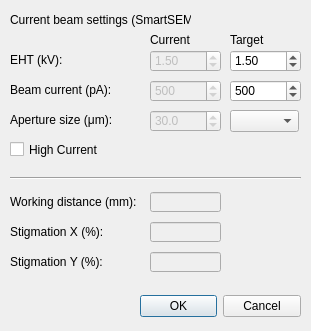
<?xml version="1.0" encoding="UTF-8"?>
<ui version="4.0">
 <class>SEMSettings</class>
 <widget class="QDialog" name="SEMSettings">
  <property name="windowModality">
   <enum>Qt::ApplicationModal</enum>
  </property>
  <property name="geometry">
   <rect>
    <x>0</x>
    <y>0</y>
    <width>311</width>
    <height>331</height>
   </rect>
  </property>
  <property name="sizePolicy">
   <sizepolicy hsizetype="Preferred" vsizetype="Preferred">
    <horstretch>0</horstretch>
    <verstretch>0</verstretch>
   </sizepolicy>
  </property>
  <property name="windowTitle">
   <string>SEM Beam Settings</string>
  </property>
  <property name="layoutDirection">
   <enum>Qt::LeftToRight</enum>
  </property>
  <widget class="QDialogButtonBox" name="buttonBox">
   <property name="geometry">
    <rect>
     <x>140</x>
     <y>290</y>
     <width>161</width>
     <height>32</height>
    </rect>
   </property>
   <property name="layoutDirection">
    <enum>Qt::LeftToRight</enum>
   </property>
   <property name="orientation">
    <enum>Qt::Horizontal</enum>
   </property>
   <property name="standardButtons">
    <set>QDialogButtonBox::Cancel|QDialogButtonBox::Ok</set>
   </property>
  </widget>
  <widget class="QDoubleSpinBox" name="doubleSpinBox_EHT">
   <property name="geometry">
    <rect>
     <x>230</x>
     <y>50</y>
     <width>71</width>
     <height>22</height>
    </rect>
   </property>
   <property name="minimum">
    <double>0.300000000000000</double>
   </property>
   <property name="maximum">
    <double>30.000000000000000</double>
   </property>
   <property name="singleStep">
    <double>0.100000000000000</double>
   </property>
   <property name="value">
    <double>1.500000000000000</double>
   </property>
  </widget>
  <widget class="QLabel" name="label_14">
   <property name="geometry">
    <rect>
     <x>230</x>
     <y>30</y>
     <width>41</width>
     <height>20</height>
    </rect>
   </property>
   <property name="text">
    <string>Target</string>
   </property>
  </widget>
  <widget class="QSpinBox" name="spinBox_beamCurrent">
   <property name="geometry">
    <rect>
     <x>230</x>
     <y>80</y>
     <width>71</width>
     <height>22</height>
    </rect>
   </property>
   <property name="minimum">
    <number>10</number>
   </property>
   <property name="maximum">
    <number>2000000</number>
   </property>
   <property name="singleStep">
    <number>100</number>
   </property>
   <property name="value">
    <number>500</number>
   </property>
  </widget>
  <widget class="QLabel" name="label">
   <property name="geometry">
    <rect>
     <x>150</x>
     <y>30</y>
     <width>41</width>
     <height>20</height>
    </rect>
   </property>
   <property name="text">
    <string>Current</string>
   </property>
  </widget>
  <widget class="QLabel" name="label_csy">
   <property name="geometry">
    <rect>
     <x>10</x>
     <y>252</y>
     <width>131</width>
     <height>20</height>
    </rect>
   </property>
   <property name="text">
    <string>Stigmation Y (%):</string>
   </property>
  </widget>
  <widget class="QLineEdit" name="lineEdit_currentFocus">
   <property name="enabled">
    <bool>false</bool>
   </property>
   <property name="geometry">
    <rect>
     <x>150</x>
     <y>192</y>
     <width>71</width>
     <height>20</height>
    </rect>
   </property>
  </widget>
  <widget class="QLineEdit" name="lineEdit_currentStigX">
   <property name="enabled">
    <bool>false</bool>
   </property>
   <property name="geometry">
    <rect>
     <x>150</x>
     <y>222</y>
     <width>71</width>
     <height>20</height>
    </rect>
   </property>
  </widget>
  <widget class="QLabel" name="label_csx">
   <property name="geometry">
    <rect>
     <x>10</x>
     <y>222</y>
     <width>131</width>
     <height>20</height>
    </rect>
   </property>
   <property name="text">
    <string>Stigmation X (%):</string>
   </property>
  </widget>
  <widget class="QLabel" name="label_cf">
   <property name="geometry">
    <rect>
     <x>10</x>
     <y>192</y>
     <width>151</width>
     <height>20</height>
    </rect>
   </property>
   <property name="text">
    <string>Working distance (mm):</string>
   </property>
  </widget>
  <widget class="QLineEdit" name="lineEdit_currentStigY">
   <property name="enabled">
    <bool>false</bool>
   </property>
   <property name="geometry">
    <rect>
     <x>150</x>
     <y>252</y>
     <width>71</width>
     <height>20</height>
    </rect>
   </property>
  </widget>
  <widget class="Line" name="line">
   <property name="geometry">
    <rect>
     <x>10</x>
     <y>170</y>
     <width>291</width>
     <height>16</height>
    </rect>
   </property>
   <property name="orientation">
    <enum>Qt::Horizontal</enum>
   </property>
  </widget>
  <widget class="QLabel" name="label_2">
   <property name="geometry">
    <rect>
     <x>10</x>
     <y>10</y>
     <width>181</width>
     <height>20</height>
    </rect>
   </property>
   <property name="text">
    <string>Current beam settings (SmartSEM): </string>
   </property>
  </widget>
  <widget class="QLabel" name="label_3">
   <property name="geometry">
    <rect>
     <x>10</x>
     <y>50</y>
     <width>81</width>
     <height>20</height>
    </rect>
   </property>
   <property name="font">
    <font>
     <weight>50</weight>
     <bold>false</bold>
    </font>
   </property>
   <property name="text">
    <string>EHT (kV):</string>
   </property>
  </widget>
  <widget class="QLabel" name="label_4">
   <property name="geometry">
    <rect>
     <x>10</x>
     <y>80</y>
     <width>131</width>
     <height>20</height>
    </rect>
   </property>
   <property name="font">
    <font>
     <weight>50</weight>
     <bold>false</bold>
    </font>
   </property>
   <property name="text">
    <string>Beam current (pA):</string>
   </property>
  </widget>
  <widget class="QDoubleSpinBox" name="doubleSpinBox_actualEHT">
   <property name="enabled">
    <bool>false</bool>
   </property>
   <property name="geometry">
    <rect>
     <x>150</x>
     <y>50</y>
     <width>71</width>
     <height>22</height>
    </rect>
   </property>
   <property name="minimum">
    <double>0.300000000000000</double>
   </property>
   <property name="maximum">
    <double>30.000000000000000</double>
   </property>
   <property name="singleStep">
    <double>0.100000000000000</double>
   </property>
   <property name="value">
    <double>1.500000000000000</double>
   </property>
  </widget>
  <widget class="QSpinBox" name="spinBox_actualBeamCurrent">
   <property name="enabled">
    <bool>false</bool>
   </property>
   <property name="geometry">
    <rect>
     <x>150</x>
     <y>80</y>
     <width>71</width>
     <height>22</height>
    </rect>
   </property>
   <property name="minimum">
    <number>10</number>
   </property>
   <property name="maximum">
    <number>99000</number>
   </property>
   <property name="singleStep">
    <number>100</number>
   </property>
   <property name="value">
    <number>500</number>
   </property>
  </widget>
  <widget class="QLabel" name="label_5">
   <property name="geometry">
    <rect>
     <x>10</x>
     <y>110</y>
     <width>131</width>
     <height>20</height>
    </rect>
   </property>
   <property name="font">
    <font>
     <weight>50</weight>
     <bold>false</bold>
    </font>
   </property>
   <property name="text">
    <string>Aperture size (μm):</string>
   </property>
  </widget>
  <widget class="QComboBox" name="comboBox_beamSize">
   <property name="geometry">
    <rect>
     <x>230</x>
     <y>110</y>
     <width>69</width>
     <height>22</height>
    </rect>
   </property>
  </widget>
  <widget class="QDoubleSpinBox" name="spinBox_actualBeamSize">
   <property name="enabled">
    <bool>false</bool>
   </property>
   <property name="geometry">
    <rect>
     <x>150</x>
     <y>110</y>
     <width>71</width>
     <height>22</height>
    </rect>
   </property>
   <property name="decimals">
    <number>1</number>
   </property>
   <property name="maximum">
    <double>1000.000000000000000</double>
   </property>
   <property name="singleStep">
    <double>10.000000000000000</double>
   </property>
   <property name="value">
    <double>30.000000000000000</double>
   </property>
  </widget>
  <widget class="QCheckBox" name="checkBox_highCurrent">
   <property name="geometry">
    <rect>
     <x>10</x>
     <y>140</y>
     <width>131</width>
     <height>19</height>
    </rect>
   </property>
   <property name="text">
    <string>High Current</string>
   </property>
  </widget>
 </widget>
 <resources/>
 <connections>
  <connection>
   <sender>buttonBox</sender>
   <signal>accepted()</signal>
   <receiver>SEMSettings</receiver>
   <slot>accept()</slot>
   <hints>
    <hint type="sourcelabel">
     <x>248</x>
     <y>260</y>
    </hint>
    <hint type="destinationlabel">
     <x>157</x>
     <y>274</y>
    </hint>
   </hints>
  </connection>
  <connection>
   <sender>buttonBox</sender>
   <signal>rejected()</signal>
   <receiver>SEMSettings</receiver>
   <slot>reject()</slot>
   <hints>
    <hint type="sourcelabel">
     <x>300</x>
     <y>260</y>
    </hint>
    <hint type="destinationlabel">
     <x>286</x>
     <y>274</y>
    </hint>
   </hints>
  </connection>
 </connections>
</ui>
